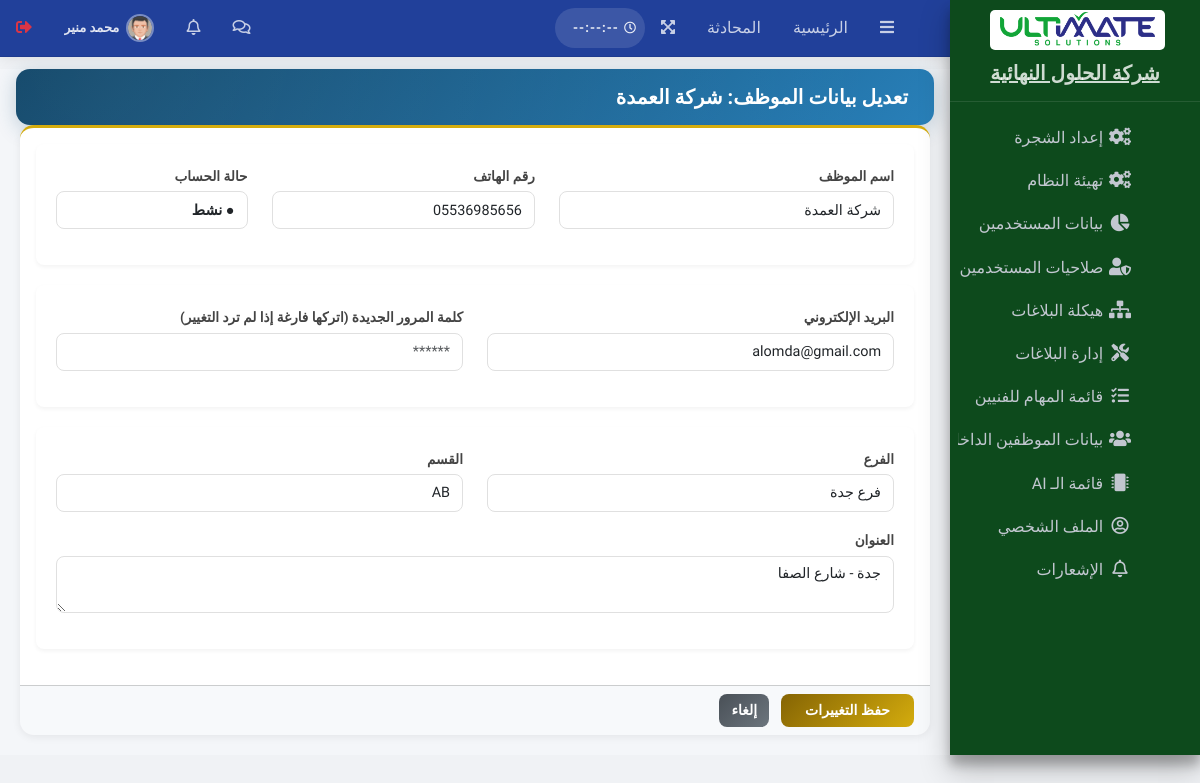
The page /admin/pages/tables/edit-customer.php?id=6 (signed in) on the database its author committed.
### tables this page shows
CREATE TABLE `sys_settings` (
  `id`               INT(11)      NOT NULL AUTO_INCREMENT,
  `system_name`      VARCHAR(255) NOT NULL DEFAULT 'وَصْل',
  `system_name_en`   VARCHAR(255) NOT NULL DEFAULT 'WASL',
  `admin_email`      VARCHAR(255) DEFAULT NULL,
  `contact_number`   VARCHAR(50)  DEFAULT NULL,
  `address`          TEXT         DEFAULT NULL,
  `system_logo`      VARCHAR(255) DEFAULT NULL,
  `cr_number`        VARCHAR(20)  DEFAULT NULL COMMENT 'السجل التجاري للشركة',
  `vat_number`       VARCHAR(15)  DEFAULT NULL COMMENT 'الرقم الضريبي للشركة',
  `maintenance_mode` TINYINT(1)   NOT NULL DEFAULT 0,
  `timezone`         VARCHAR(50)  NOT NULL DEFAULT 'Asia/Riyadh',
  `created_at`       TIMESTAMP    NOT NULL DEFAULT CURRENT_TIMESTAMP,
  `updated_at`       TIMESTAMP    NOT NULL DEFAULT CURRENT_TIMESTAMP ON UPDATE CURRENT_TIMESTAMP,
  PRIMARY KEY (`id`)
);

CREATE TABLE `sys_menu` (
  `id`             INT(11)      NOT NULL AUTO_INCREMENT,
  `title`          VARCHAR(100) NOT NULL,
  `icon`           VARCHAR(60)  NOT NULL DEFAULT 'far fa-circle',
  `link`           VARCHAR(255) NOT NULL DEFAULT '#',
  `parent_id`      INT(11)      NOT NULL DEFAULT 0,
  `permission_key` VARCHAR(100) DEFAULT NULL,
  `sort_order`     INT(11)      NOT NULL DEFAULT 0,
  PRIMARY KEY (`id`),
  KEY `idx_parent_id` (`parent_id`)
);

CREATE TABLE `clients` (
  `id`                 INT(11)      NOT NULL AUTO_INCREMENT,
  `client_name`        VARCHAR(255) NOT NULL COMMENT 'اسم العميل أو الشركة',
  `client_type`        ENUM('individual','company','government','semi_government') NOT NULL DEFAULT 'company',
  `client_code`        VARCHAR(20)  DEFAULT NULL COMMENT 'الرمز الداخلي',
  `phone`              VARCHAR(20)  NOT NULL,
  `email`              VARCHAR(100) DEFAULT NULL,
  `password`           VARCHAR(255) NOT NULL,
  `address`            TEXT         DEFAULT NULL,
  `city`               VARCHAR(100) DEFAULT NULL,
  `district`           VARCHAR(100) DEFAULT NULL COMMENT 'الحي',
  `postal_code`        VARCHAR(10)  DEFAULT NULL COMMENT 'الرمز البريدي',
  `country`            VARCHAR(3)   NOT NULL DEFAULT 'SA' COMMENT 'ISO 3166-1',
  `department_id`      INT(11)      DEFAULT NULL COMMENT 'FK→departments.id',
  `location_id`        INT(11)      DEFAULT NULL COMMENT 'مرجع شجرة المواقع',
  `national_id`        VARCHAR(10)  DEFAULT NULL COMMENT 'الهوية/الإقامة',
  `cr_number`          VARCHAR(20)  DEFAULT NULL COMMENT 'رقم السجل التجاري',
  `cr_expiry_hijri`    VARCHAR(20)  DEFAULT NULL COMMENT 'تاريخ انتهاء السجل هجري',
  `cr_expiry_date`     DATE         DEFAULT NULL COMMENT 'تاريخ انتهاء السجل ميلادي',
  `vat_number`         VARCHAR(15)  DEFAULT NULL COMMENT 'الرقم الضريبي (15 رقماً)',
  `capital`            DECIMAL(15,2)DEFAULT NULL COMMENT 'رأس المال',
  `owner_name`         VARCHAR(255) DEFAULT NULL COMMENT 'اسم صاحب العمل',
  `owner_id`           VARCHAR(10)  DEFAULT NULL COMMENT 'هوية صاحب العمل',
  `commercial_activity`TEXT         DEFAULT NULL COMMENT 'النشاط التجاري',
  `status`             ENUM('active','inactive') NOT NULL DEFAULT 'active',
  `created_at`         TIMESTAMP    NOT NULL DEFAULT CURRENT_TIMESTAMP,
  `updated_at`         TIMESTAMP    NOT NULL DEFAULT CURRENT_TIMESTAMP ON UPDATE CURRENT_TIMESTAMP,
  PRIMARY KEY (`id`),
  UNIQUE KEY `uq_client_email` (`email`),
  KEY `idx_dept_id`   (`department_id`),
  KEY `idx_status`    (`status`),
  KEY `idx_type`      (`client_type`),
  KEY `idx_cr_number` (`cr_number`),
  CONSTRAINT `fk_client_dept`
    FOREIGN KEY (`department_id`) REFERENCES `departments`(`id`) ON DELETE SET NULL ON UPDATE CASCADE
);

CREATE TABLE `departments` (
  `id`             INT(11)      NOT NULL AUTO_INCREMENT,
  `department_name`VARCHAR(255) NOT NULL,
  `region_id`      INT(11)      DEFAULT NULL,
  PRIMARY KEY (`id`),
  KEY `idx_region_id` (`region_id`),
  CONSTRAINT `fk_dept_region`
    FOREIGN KEY (`region_id`) REFERENCES `regions`(`id`) ON DELETE SET NULL ON UPDATE CASCADE
);

### admin/pages/tables/edit-customer.php (the view, shortened to what this page needs)
<?php
require __DIR__ . "/../../../config/db.php";
$customer_id = $_GET['id'] ?? null;
$stmt = $pdo->prepare("SELECT * FROM clients WHERE id = ?");
$stmt->execute([$customer_id]);
$customer = $stmt->fetch(PDO::FETCH_ASSOC);
$branches = $pdo->query("SELECT id, branch_name FROM branches")->fetchAll(PDO::FETCH_ASSOC);
?>
<!DOCTYPE html>
<html lang="ar" dir="rtl">
<head>
    <link rel="stylesheet" href="../../plugins/fontawesome-free/css/all.min.css">
    <link rel="stylesheet" href="../../dist/css/adminlte.min.css">
    <link rel="stylesheet" href="https://cdn.rtlcss.com/bootstrap/v4.2.1/css/bootstrap.min.css">
    <link rel="stylesheet" href="../../dist/css/custom.css?v=202606261542">
</head>
<body class="hold-transition sidebar-mini">
    <div class="wrapper">
        <?php include(__DIR__ . '/../../main-header.php'); ?>
        <?php include(__DIR__ . '/../../main-sidebar.php'); ?>
        <div class="content-wrapper">
            <section class="content-header text-right">
                <div class="container-fluid">
                    <h1>تعديل بيانات الموظف: <?= htmlspecialchars($customer['client_name']) ?></h1>
                </div>
            </section>
            <section class="content">
                <div class="container-fluid">
                    <form action="" method="POST">
                        <div class="card card-warning card-outline">
                            <div class="card-body">
                                <div class="form-section">
                                    <div class="row">
                                        <div class="col-md-5 form-group">
                                            <label>اسم الموظف</label>
                                            <input type="text" name="customer_name" class="form-control" value="<?= htmlspecialchars($customer['client_name']) ?>" required>
                                        </div>
                                        <div class="col-md-4 form-group">
                                            <label>رقم الهاتف</label>
                                            <input type="text" name="phone" class="form-control" value="<?= htmlspecialchars($customer['phone']) ?>" required>
                                        </div>
                                        <div class="col-md-3 form-group">
                                            <label>حالة الحساب</label>
                                            <select name="status" class="form-control" style="font-weight: bold;">
                                                <option value="active" class="status-active" <?= ($customer['status'] == 'active') ? 'selected' : '' ?>>● نشط</option>
                                            </select>
                                        </div>
                                    </div>
                                </div>
                                <div class="form-section">
                                    <div class="row">
                                        <div class="col-md-6 form-group">
                                            <label>البريد الإلكتروني</label>
                                            <input type="email" name="email" class="form-control" value="<?= htmlspecialchars($customer['email']) ?>" dir="ltr">
                                        </div>
                                        <div class="col-md-6 form-group">
                                            <label>كلمة المرور الجديدة (اتركها فارغة إذا لم ترد التغيير)</label>
                                            <input type="password" name="password" class="form-control" placeholder="******">
                                        </div>
                                    </div>
                                </div>
                                <div class="form-section">
                                    <div class="row">
                                        <div class="col-md-6 form-group">
                                            <label>الفرع</label>
                                            <select name="branch_id" class="form-control">
                                                <?php foreach($branches as $b): ?>
                                                    <option value="<?= $b['id'] ?>" <?= ($customer['location_id'] == $b['id']) ? 'selected' : '' ?>>
                                                        <?= $b['branch_name'] ?>
                                                    </option>
                                                <?php endforeach; ?>
                                            </select>
                                        </div>
                                        <div class="col-md-6 form-group">
                                            <label>القسم</label>
                                            <select name="lab_id" class="form-control">
                                                <?php $labs = $pdo->query("SELECT id, department_name FROM departments")->fetchAll(PDO::FETCH_ASSOC); ?>
                                                <?php foreach($labs as $l): ?>
                                                    <option value="<?= $l['id'] ?>" <?= ($customer['department_id'] == $l['id']) ? 'selected' : '' ?>>
                                                        <?= $l['department_name'] ?>
                                                    </option>
                                                <?php endforeach; ?>
                                            </select>
                                        </div>
                                        <div class="col-md-12 form-group">
                                            <label>العنوان</label>
                                            <textarea name="address" class="form-control" rows="2"><?= htmlspecialchars($customer['address']) ?></textarea>
                                        </div>
                                    </div>
                                </div>
                            </div>
                            <div class="card-footer">
                                <button type="submit" name="update_customer" class="btn btn-warning px-4 font-weight-bold">حفظ التغييرات</button>
                                <a href="show-cstmr.php" class="btn btn-secondary mr-2">إلغاء</a>
                            </div>
                        </div>
                    </form>
                </div>
            </section>
        </div>
    </div>
</body>
</html>

### admin/main-sidebar.php (shortened to what this page needs)
<?php
$base_url = (isset($_SERVER['SERVER_NAME']) && str_ends_with($_SERVER['SERVER_NAME'], '.wuaze.com'))
    ? '/admin/'
    : '/UltimatesolutionsCrm/admin/';
$current_page = basename($_SERVER['PHP_SELF']);
$logged_user_id = $_SESSION['user_id'] ?? 0;
$role_code = $_SESSION['role_code'] ?? '';
$systemData = $pdo->query("SELECT system_name, system_logo FROM sys_settings LIMIT 1")->fetch(PDO::FETCH_ASSOC);
$systemName = $systemData['system_name'] ?? "T-LINK";
$permissions = [];
if ($role_code === 'MainAdmin') {
    $all_ids = $pdo->query("SELECT id FROM sys_menu")->fetchAll(PDO::FETCH_COLUMN);
    $permissions = array_fill_keys($all_ids, 1);
} else {
    $stmt = $pdo->prepare("SELECT menu_id FROM user_menu_access WHERE user_id = ? AND can_view = 1");
    $stmt->execute([$logged_user_id]);
    $permissions = array_fill_keys($stmt->fetchAll(PDO::FETCH_COLUMN), 1);
}
$all_menus = $pdo->query("SELECT * FROM sys_menu ORDER BY parent_id ASC, sort_order ASC")->fetchAll(PDO::FETCH_ASSOC);
$menu_tree = [];
foreach ($all_menus as $item) {
    if (isset($permissions[$item['id']])) {
        if ($item['parent_id'] == 0) {
            $menu_tree[$item['id']] = $item;
            $menu_tree[$item['id']]['children'] = [];
        } else {
            if (isset($menu_tree[$item['parent_id']])) {
                $menu_tree[$item['parent_id']]['children'][] = $item;
            }
        }
    }
}
?>
<aside class="main-sidebar sidebar-dark-primary elevation-4"
    style="background-color: <?= $visuals['sidebar_color'] ?? '#1e272e'; ?> !important;">
    <a href="<?= $base_url ?>index.php" class="brand-link text-center">
        <img src="<?= $base_url ?>dist/img/<?= htmlspecialchars($systemData['system_logo'] ?? 'logo-tlink.png'); ?>"
            alt="Logo" class="brand-image  "
            style="float: none; max-height: 40px; background-color: white; padding: 2px; border-radius:5px">
        <span class="brand-text font-weight-bold d-block mt-2"><?= htmlspecialchars($systemName); ?></span>
    </a>
    <div class="sidebar">
        <nav class="mt-3">
            <ul class="nav nav-pills nav-sidebar flex-column nav-child-indent" data-widget="treeview" role="menu"
                data-accordion="false">
                <?php foreach ($menu_tree as $main):
                    $has_sub = !empty($main['children']);
                    $is_open = false;
                    if ($has_sub) {
                        foreach ($main['children'] as $child) {
                            if (basename($child['link']) == $current_page) {
                                $is_open = true;
                                break;
                            }
                        }
                    } else {
                        $is_open = (basename($main['link']) == $current_page);
                    }
                ?>
                    <li class="nav-item <?= ($has_sub && $is_open) ? 'menu-open' : '' ?>">
                        <a href="<?= $has_sub ? '#' : $base_url . $main['link'] ?>"
                            class="nav-link <?= $is_open ? 'active' : '' ?>">
                            <i class="nav-icon <?= htmlspecialchars($main['icon'] ?: 'fas fa-th-large') ?>"></i>
                            <p>
                                <?= htmlspecialchars($main['title']) ?>
                            </p>
                        </a>
                    </li>
                <?php endforeach; ?>
            </ul>
        </nav>
    </div>
</aside>

### admin/pages/tables/edit-customer.php (style rules this page uses)
body { direction: rtl; text-align: right; }
.form-control, select.form-control, label { text-align: right !important; }
.form-section { background: #fff; padding: 20px; border-radius: 8px; box-shadow: 0 2px 4px rgba(0,0,0,0.05); margin-bottom: 20px; text-align: right; }
.card-footer { text-align: right !important; }
.status-active { color: #28a745; font-weight: bold; }

### admin/main-sidebar.php (style rules this page uses)
.main-sidebar { transition: all 0.3s ease-in-out; }
.brand-link { border-bottom: 1px solid rgba(255, 255, 255, 0.1) !important; }
.sidebar { max-height: calc(100vh - 120px); overflow-y: auto; overflow-x: hidden; }

### rows shown on the page
sys_settings: system_logo (picture), system_name "شركة الحلول النهائية"
sys_menu: title "إعداد الشجرة"
sys_menu: title "تهيئة النظام"
sys_menu: title "بيانات المستخدمين"
sys_menu: title "صلاحيات المستخدمين"
sys_menu: title "هيكلة البلاغات"
sys_menu: title "إدارة البلاغات"
sys_menu: title "قائمة المهام للفنيين"
sys_menu: title "بيانات الموظفين…"
sys_menu: title "قائمة الـ AI"
sys_menu: title "الملف الشخصي"
sys_menu: title "الإشعارات"
clients: client_name "شركة العمدة", customer_name "شركة العمدة", phone "05536985656", status "● نشط", email "alomda@gmail.com", lab_id "AB", address "جدة - شارع الصفا"

### other values the page prints
$userName "محمد منير"
form field branch_id "فرع جدة"
